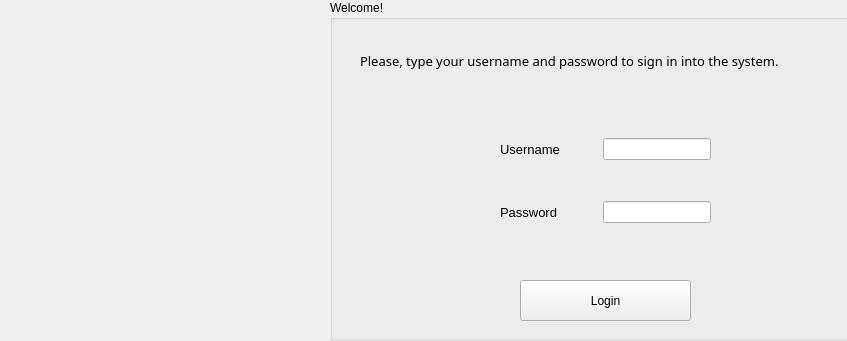
<?xml version="1.0" encoding="UTF-8"?>
<ui version="4.0">
 <class>MainWindow</class>
 <widget class="QMainWindow" name="MainWindow">
  <property name="geometry">
   <rect>
    <x>0</x>
    <y>0</y>
    <width>847</width>
    <height>341</height>
   </rect>
  </property>
  <property name="windowTitle">
   <string>MainWindow</string>
  </property>
  <widget class="QWidget" name="centralwidget">
   <widget class="QGroupBox" name="groupBox">
    <property name="geometry">
     <rect>
      <x>330</x>
      <y>0</y>
      <width>521</width>
      <height>341</height>
     </rect>
    </property>
    <property name="title">
     <string>Welcome!</string>
    </property>
    <widget class="QLabel" name="lblType">
     <property name="geometry">
      <rect>
       <x>30</x>
       <y>20</y>
       <width>501</width>
       <height>81</height>
      </rect>
     </property>
     <property name="font">
      <font>
       <family>Mongolian Baiti</family>
       <pointsize>10</pointsize>
      </font>
     </property>
     <property name="text">
      <string>Please, type your username and password to sign in into the system.</string>
     </property>
    </widget>
    <widget class="QPushButton" name="btnLogin">
     <property name="geometry">
      <rect>
       <x>190</x>
       <y>280</y>
       <width>171</width>
       <height>41</height>
      </rect>
     </property>
     <property name="text">
      <string>Login</string>
     </property>
    </widget>
    <widget class="QWidget" name="layoutWidget">
     <property name="geometry">
      <rect>
       <x>170</x>
       <y>120</y>
       <width>211</width>
       <height>121</height>
      </rect>
     </property>
     <layout class="QVBoxLayout" name="verticalLayout">
      <item>
       <layout class="QHBoxLayout" name="horizontalLayout">
        <item>
         <widget class="QLabel" name="lblUsername">
          <property name="font">
           <font>
            <pointsize>10</pointsize>
            <weight>50</weight>
            <bold>false</bold>
           </font>
          </property>
          <property name="text">
           <string>Username</string>
          </property>
         </widget>
        </item>
        <item alignment="Qt::AlignHCenter|Qt::AlignVCenter">
         <widget class="QLineEdit" name="lineEditUsername"/>
        </item>
       </layout>
      </item>
      <item>
       <layout class="QHBoxLayout" name="horizontalLayout_2">
        <item>
         <widget class="QLabel" name="lblPssw">
          <property name="font">
           <font>
            <pointsize>10</pointsize>
           </font>
          </property>
          <property name="text">
           <string>Password</string>
          </property>
         </widget>
        </item>
        <item alignment="Qt::AlignHCenter|Qt::AlignVCenter">
         <widget class="QLineEdit" name="lineEditPassword">
          <property name="echoMode">
           <enum>QLineEdit::Password</enum>
          </property>
         </widget>
        </item>
       </layout>
      </item>
     </layout>
    </widget>
   </widget>
   <widget class="QLabel" name="lblPic">
    <property name="geometry">
     <rect>
      <x>0</x>
      <y>40</y>
      <width>331</width>
      <height>241</height>
     </rect>
    </property>
    <property name="text">
     <string/>
    </property>
    <property name="pixmap">
     <pixmap>../build-GUICreation-Desktop_Qt_5_15_2_MinGW_64_bit-Debug/Login2.jpg</pixmap>
    </property>
   </widget>
  </widget>
 </widget>
 <resources/>
 <connections/>
</ui>
